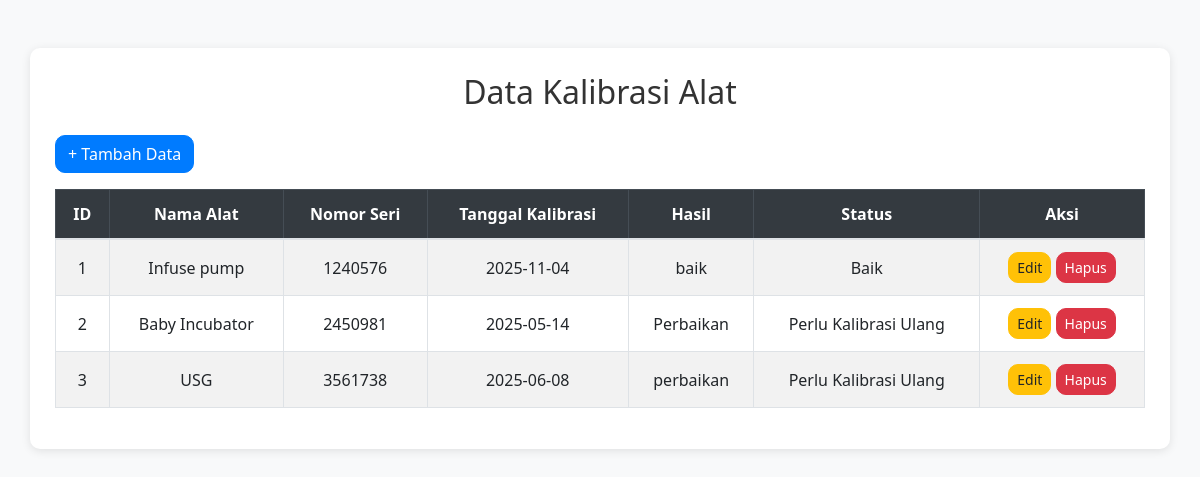
The page / on the database its author committed.
### tables this page shows
CREATE TABLE `alat_kalibrasi` (
  `id` int(11) NOT NULL,
  `nama_alat` varchar(100) NOT NULL,
  `nomor_seri` varchar(100) NOT NULL,
  `tanggal_kalibrasi` date NOT NULL,
  `hasil_kalibrasi` varchar(100) DEFAULT NULL,
  `status` varchar(50) DEFAULT NULL
);

### index.php (the view, shortened to what this page needs)
<?php include('config.php'); ?>
<!DOCTYPE html>
<html lang="id">
<head>
    <link rel="stylesheet" href="assets/bootstrap.min.css">
    <link rel="stylesheet" href="style.css">
</head>
<body>
<div class="container mt-5">
    <h2 class="text-center mb-4">Data Kalibrasi Alat</h2>
    <a href="tambah.php" class="btn btn-primary mb-3">+ Tambah Data</a>
    <table class="table table-bordered table-striped">
        <thead class="table-dark">
            <tr>
                <th>ID</th>
                <th>Nama Alat</th>
                <th>Nomor Seri</th>
                <th>Tanggal Kalibrasi</th>
                <th>Hasil</th>
                <th>Status</th>
                <th>Aksi</th>
            </tr>
        </thead>
        <tbody>
        <?php
        $result = mysqli_query($conn, "SELECT * FROM alat_kalibrasi");
        while ($row = mysqli_fetch_assoc($result)) {
            echo "<tr>
                <td>{$row['id']}</td>
                <td>{$row['nama_alat']}</td>
                <td>{$row['nomor_seri']}</td>
                <td>{$row['tanggal_kalibrasi']}</td>
                <td>{$row['hasil_kalibrasi']}</td>
                <td>{$row['status']}</td>
                <td>
                    <a href='edit.php?id={$row['id']}' class='btn btn-sm btn-warning'>Edit</a>
                    <a href='hapus.php?id={$row['id']}' class='btn btn-sm btn-danger' onclick='return confirm(\"Yakin hapus data?\")'>Hapus</a>
                </td>
            </tr>";
        }
        ?>
        </tbody>
    </table>
</div>
</body>
</html>

### style.css (style rules this page uses)
body { background-color: #f8f9fa; font-family: 'Segoe UI', sans-serif; }
h2 { color: #333; }
.table th, .table td { vertical-align: middle; text-align: center; }
.btn { border-radius: 10px; }
.container { background-color: #fff; padding: 25px; border-radius: 10px; box-shadow: 0 2px 10px rgba(0,0,0,0.1); }

### rows shown on the page
alat_kalibrasi: id "1", nama_alat "Infuse pump", nomor_seri "1240576", tanggal_kalibrasi "2025-11-04", hasil_kalibrasi "baik", status "Baik"
alat_kalibrasi: id "2", nama_alat "Baby Incubator", nomor_seri "2450981", tanggal_kalibrasi "2025-05-14", hasil_kalibrasi "Perbaikan", status "Perlu Kalibrasi Ulang"
alat_kalibrasi: id "3", nama_alat "USG", nomor_seri "3561738", tanggal_kalibrasi "2025-06-08", hasil_kalibrasi "perbaikan", status "Perlu Kalibrasi Ulang"
